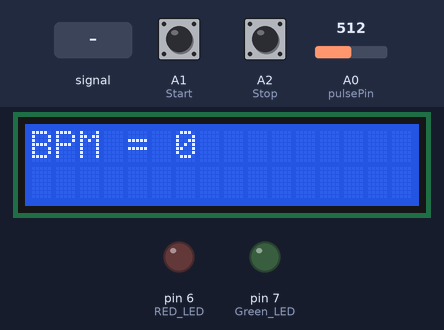
This sketch was run on a simulated Arduino Uno, built with avr-gcc and run on an emulated ATmega328P. Parts: 16×2 character LCD, output pins drawn as LEDs (lit = HIGH). Inputs (shaded band) come from the test bench; at power-on: A1 (Start) HIGH, A0 (pulsePin) = 512, A2 (Stop) HIGH. The modem accepts every AT command (registered, SIM ready, sends succeed) and sends nothing else; what the sketch prints to the serial monitor is not drawn.

Above: at 13.3 s.
13.4 s: A0 (pulsePin) fed a 2 Hz sine of ±306 counts around its level
At 19.1 s:
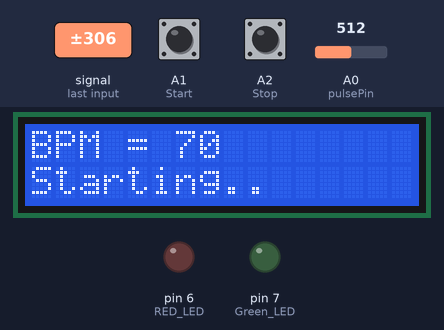
19.8 s: A0 (pulsePin) fed a 200 Hz sine of ±81 counts around its level
At 23.9 s:
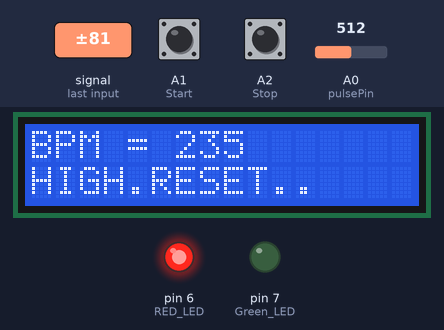
25.0 s: A1 (Start) pulled LOW for 3.2 s
At 28.5 s:
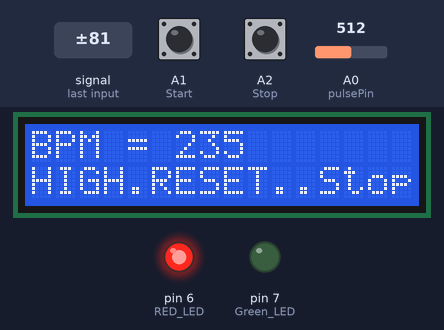
30.2 s: A1 (Start) pulled LOW for 3.2 s
At 33.6 s:
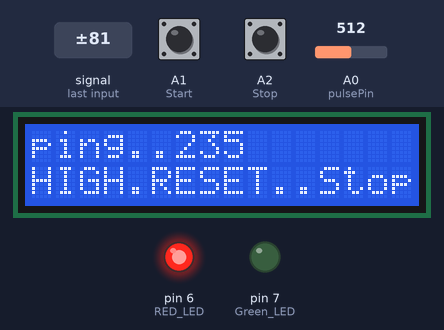
35.3 s: A0 (pulsePin) set to 535
At 39.4 s:
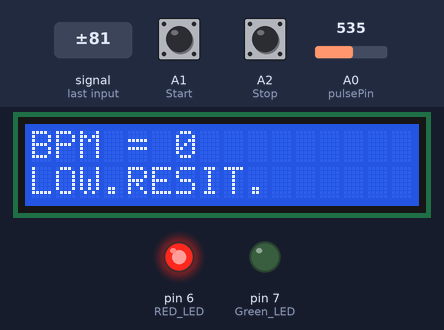
42.4 s: A1 (Start) pulled LOW for 1 s
At 43.9 s:
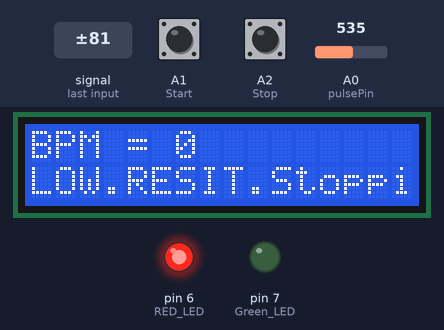
Timing chart, 0 to 45.4 s (numbered marks = the images above; inputs shaded):
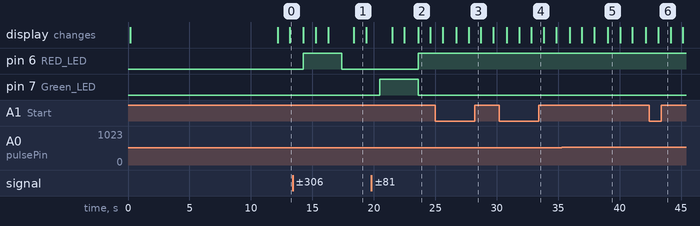

The sketch:

Heartbeat.ino
```cpp
#include <SoftwareSerial.h>
#define DEBUG true
SoftwareSerial esp8266(9,10);
#include <LiquidCrystal.h>
#include <stdlib.h>
LiquidCrystal lcd(12,11,5,4,3,2);

#define SSID "A-iPhone"     // "SSID-WiFiname"
#define PASS "a1234567"       // "password"
#define IP "184.106.153.149"// thingspeak.com ip
String msg = "GET /update?key=FIRB0M2PQDU2AAPA"; //change it with your api key like "GET /update?key=Your Api Key"

//Variables
float temp;
int hum;
String tempC;
int error;
int pulsePin = 0;                 // Pulse Sensor purple wire connected to analog pin 0
int blinkPin = 13;                // pin to blink led at each beat
int fadePin = 5;
int fadeRate = 0;

// Volatile Variables, used in the interrupt service routine!
volatile int BPM;                   // int that holds raw Analog in 0. updated every 2mS
volatile int Signal;                // holds the incoming raw data
volatile int IBI = 600;             // int that holds the time interval between beats! Must be seeded!
volatile boolean Pulse = false;     // "True" when heartbeat is detected. "False" when not a "live beat".
volatile boolean QS = false;        // becomes true when Arduino finds a beat.

// Regards Serial OutPut  -- Set This Up to your needs
static boolean serialVisual = true;   // Set to 'false' by Default.  Re-set to 'true' to see Arduino Serial Monitor ASCII Visual Pulse
volatile int rate[10];                    // array to hold last ten IBI values
volatile unsigned long sampleCounter = 0;          // used to determine pulse timing
volatile unsigned long lastBeatTime = 0;           // used to find IBI
volatile int P =512;                      // used to find peak in pulse wave, seeded
volatile int T = 512;                     // used to find trough in pulse wave, seeded
volatile int thresh = 525;                // used to find instant moment of heart beat, seeded
volatile int amp = 100;                   // used to hold amplitude of pulse waveform, seeded
volatile boolean firstBeat = true;        // used to seed rate array so we startup with reasonable BPM
volatile boolean secondBeat = false;      // used to seed rate array so we startup with reasonable BPM

void setup()
{

  pinMode(7, OUTPUT); // Green LED
  pinMode(6, OUTPUT); // RED LED
  pinMode(A1, INPUT_PULLUP); // Start
  pinMode(A2, INPUT_PULLUP); // Stop
  pinMode(A3, INPUT_PULLUP); // Restart

  lcd.begin(16, 2);
  lcd.print("circuitdigest.com");
  delay(100);
  lcd.setCursor(0,1);
  lcd.print("Connecting...");
  Serial.begin(115200); //or use default 115200.
  esp8266.begin(115200);
  Serial.println("AT");
  esp8266.println("AT");
  delay(5000);
  if(esp8266.find("OK")){
    connectWiFi();
  }
  interruptSetup();
}
bool running = false;
void loop(){

  checkswitches();
   delay(1000);

  if (!running){
    lcd.print("Press Start...");
    return;
  }

  lcd.clear();
  start: //label
  error=0;
  lcd.setCursor(0, 0);
  lcd.print("BPM = ");
  lcd.print(BPM);
  delay (100);
  lcd.setCursor(0, 1); // set the cursor to column 0, line 2
  delay(1000);

  if (BPM < 60){
    lcd.print("LOW.RESIT.");
    BPM=0;
  }
  if (BPM > 200){
    lcd.print("HIGH.RESET..");
    BPM=0;
  }

  if (BPM < 80){
    digitalWrite(7, LOW); //HIGH
    digitalWrite(6, HIGH); //RED
  }else if(BPM > 90){
    digitalWrite(7, HIGH);
    digitalWrite(6, LOW);
  }else{
    digitalWrite(7, LOW);
    digitalWrite(6, LOW);
  }

  //updatebeat();

  //Resend if transmission is not completed
  if (error==1){
    goto start; //go to label "start"
  }

  delay(1000);
}


void checkswitches(){

  if(digitalRead(A1)==HIGH){
    // Start
    lcd.print("Starting..");
    running  = true;
  }else
  if(digitalRead(A2)==HIGH){
    // Stop
    lcd.print("Stopping..");
    running  = false;
  }else
  if(digitalRead(A3)==HIGH){
    // Restart
    lcd.clear();
    lcd.print("Reseting ..");

  }
}
void updatebeat(){
  String cmd = "AT+CIPSTART=\"TCP\",\"";
  cmd += IP;
  cmd += "\",80";
  Serial.println(cmd);
  esp8266.println(cmd);
  delay(2000);
  if(esp8266.find("Error")){
    return;
  }
  cmd = msg ;
  cmd += "&field1=";
  cmd += BPM;
  cmd += "\r\n";
  Serial.print("AT+CIPSEND=");
  esp8266.print("AT+CIPSEND=");
  Serial.println(cmd.length());
  esp8266.println(cmd.length());
  if(esp8266.find(">")){
    Serial.print(cmd);
    esp8266.print(cmd);
  }
  else{
   Serial.println("AT+CIPCLOSE");
   esp8266.println("AT+CIPCLOSE");
    //Resend...
    error=1;
  }
}

boolean connectWiFi(){
  Serial.println("AT+CWMODE=1");
  esp8266.println("AT+CWMODE=1");
  delay(2000);
  String cmd="AT+CWJAP=\"";
  cmd+=SSID;
  cmd+="\",\"";
  cmd+=PASS;
  cmd+="\"";
  Serial.println(cmd);
  esp8266.println(cmd);
  delay(5000);
  if(esp8266.find("OK")){
    Serial.println("OK");
    return true;
  }else{
    return false;
  }
}

void interruptSetup(){
  TCCR2A = 0x02;     // DISABLE PWM ON DIGITAL PINS 3 AND 11, AND GO INTO CTC MODE
  TCCR2B = 0x06;     // DON'T FORCE COMPARE, 256 PRESCALER
  OCR2A = 0X7C;      // SET THE TOP OF THE COUNT TO 124 FOR 500Hz SAMPLE RATE
  TIMSK2 = 0x02;     // ENABLE INTERRUPT ON MATCH BETWEEN TIMER2 AND OCR2A
  sei();             // MAKE SURE GLOBAL INTERRUPTS ARE ENABLED
}

ISR(TIMER2_COMPA_vect){                       // triggered when Timer2 counts to 124
  cli();                                      // disable interrupts while we do this
  Signal = analogRead(pulsePin);              // read the Pulse Sensor
  sampleCounter += 2;                         // keep track of the time in mS
  int N = sampleCounter - lastBeatTime;       // monitor the time since the last beat to avoid noise

    //  find the peak and trough of the pulse wave
  if(Signal < thresh && N > (IBI/5)*3){      // avoid dichrotic noise by waiting 3/5 of last IBI
    if (Signal < T){                         // T is the trough
      T = Signal;                            // keep track of lowest point in pulse wave
    }
  }

  if(Signal > thresh && Signal > P){        // thresh condition helps avoid noise
    P = Signal;                             // P is the peak
  }                                         // keep track of highest point in pulse wave

  //  NOW IT'S TIME TO LOOK FOR THE HEART BEAT
  // signal surges up in value every time there is a pulse
  if (N > 250){                                   // avoid high frequency noise
    if ( (Signal > thresh) && (Pulse == false) && (N > (IBI/5)*3) ){
      Pulse = true;                               // set the Pulse flag when there is a pulse
      digitalWrite(blinkPin,HIGH);                // turn on pin 13 LED
      IBI = sampleCounter - lastBeatTime;         // time between beats in mS
      lastBeatTime = sampleCounter;               // keep track of time for next pulse

      if(secondBeat){                        // if this is the second beat
        secondBeat = false;                  // clear secondBeat flag
        for(int i=0; i<=9; i++){             // seed the running total to get a realistic BPM at startup
          rate[i] = IBI;
        }
      }

      if(firstBeat){                         // if it's the first time beat is found
        firstBeat = false;                   // clear firstBeat flag
        secondBeat = true;                   // set the second beat flag
        sei();                               // enable interrupts again
        return;                              // IBI value is unreliable so discard it
      }
      word runningTotal = 0;                  // clear the runningTotal variable

      for(int i=0; i<=8; i++){                // shift data in the rate array
        rate[i] = rate[i+1];                  // and drop the oldest IBI value
        runningTotal += rate[i];              // add up the 9 oldest IBI values
      }

      rate[9] = IBI;                          // add the latest IBI to the rate array
      runningTotal += rate[9];                // add the latest IBI to runningTotal
      runningTotal /= 10;                     // average the last 10 IBI values
      BPM = 60000/runningTotal;               // how many beats can fit into a minute? that's BPM!
      QS = true;                              // set Quantified Self flag
      // QS FLAG IS NOT CLEARED INSIDE THIS ISR
    }
  }

  if (Signal < thresh && Pulse == true){   // when the values are going down, the beat is over
    digitalWrite(blinkPin,LOW);            // turn off pin 13 LED
    Pulse = false;                         // reset the Pulse flag so we can do it again
    amp = P - T;                           // get amplitude of the pulse wave
    thresh = amp/2 + T;                    // set thresh at 50% of the amplitude
    P = thresh;                            // reset these for next time
    T = thresh;
  }

  if (N > 2500){                           // if 2.5 seconds go by without a beat
    thresh = 512;                          // set thresh default
    P = 512;                               // set P default
    T = 512;                               // set T default
    lastBeatTime = sampleCounter;          // bring the lastBeatTime up to date
    firstBeat = true;                      // set these to avoid noise
    secondBeat = false;                    // when we get the heartbeat back
  }

  sei();
  // enable interrupts when youre done!
}// end isr
```

Measured:
- after the input at 19.8 s, pin 6 (RED_LED): LOW → HIGH after 3.8 s
- after the input at 25.0 s, the display: first differs from a run without the input after 2.7 s (image 3)
- after the input at 30.2 s, the display: first differs from a run without the input after 1.6 s (image 4 shows a later state)
- after the input at 42.4 s, the display: changes after 0.74 s (image 6)
- what the display in image 1 shows lasts 1.0 s, from 18.4 s to 19.4 s
